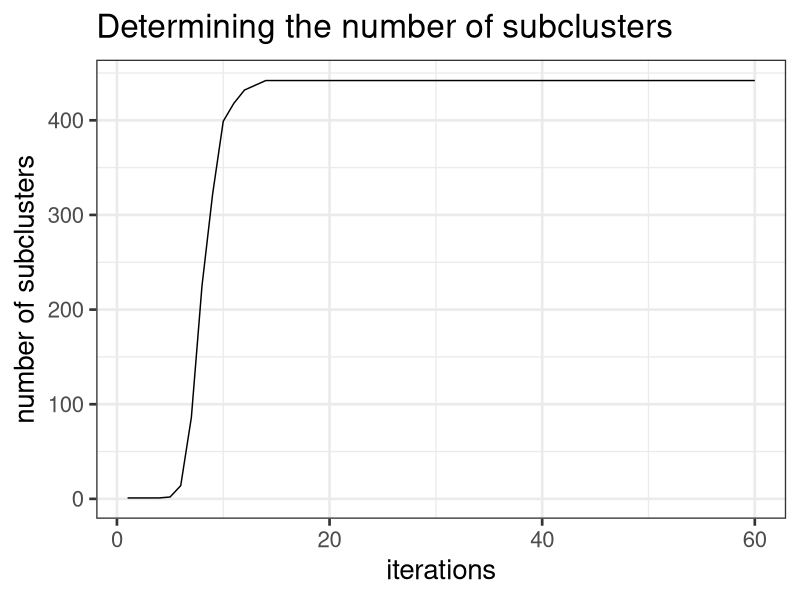

This chart was generated by the following R code:
determinate_Numsubcluster <- data.frame(Category = rep(c("subcluster"), times = 18), 
                                        iterations = c(1:16, 20, 60), 
                                        Num =  c(rep(1, times = 4), 2, 14, 86, 225, 322, 399, 418, 432, 437, rep(442, times = 5))
                                        )
library(ggplot2)
determinate_Numsubcluster <- 
ggplot(determinate_Numsubcluster, 
       aes(x = iterations,
           y = Num,
           )
       ) + 
  geom_line() +
  ylab("number of subclusters") + 
  ggtitle("Determining the number of subclusters") +
  theme(axis.text=element_text(size=20), axis.title=element_text(size=20)) +
  theme_bw(base_size = 20)
ggsave(file = "~/Nakano_RNAseq/network_analysis/cytoscape/image/Determining the number of subclusters.png", plot = determinate_Numsubcluster, dpi = 100)